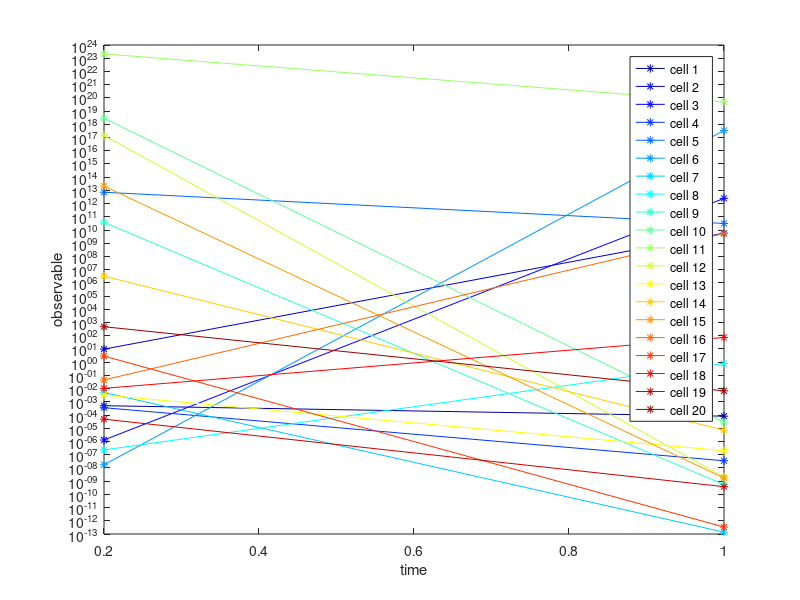

The MATLAB script that drew this image: (Note: this script raises an error after producing the figure.)
clear all;
close all;
clc;

%% OPTIONS
alpha = 0.99; % confidence level

%% Data generation
% # individuals
n = 20; 

% true parameters
x0_true = 1;
mu_d_true = 1;
sigma_d_true = 0.7;
% sigma_noise_true = 0.1; % low signal-to-noise ratio
% sigma_noise_true = 0.3; % high signal-to-noise ratio
sigma_noise_true = 20; % very very high signal-to-noise ratio
d_true = random('logn',mu_d_true,sigma_d_true,[n,1]);
theta_true = [log10(x0_true);mu_d_true;log10(sigma_d_true);log10(sigma_noise_true);log10(d_true)];

% measurements
t = [0.2:0.8:1]';
D = zeros(length(t),n);
for i = 1:n
    D(:,i) = x0_true*exp(-d_true(i)*t);
end
D = D.*random('logn',0,sigma_noise_true,[length(t),n]);

% plot
figure('name','Measurement data');
leg_str = {};
C = colormap(jet(n));
for i = 1:n
    leg_h(i) = plot(t,D(:,i),'*-','color',C(i,:)); hold on;
    leg_str{end+1} = ['cell ' num2str(i,'%d')];
end
legend(leg_h,leg_str);
xlabel('time');
ylabel('observable');
set(gca,'yscale','log');

% %% Estimation - individual
% % Parameters
% parameters.min = -2*ones(4+n,1);
% parameters.max =  2*ones(4+n,1);
% parameters.name = {'log_{10}(x_0)';'\mu_d';'log_{10}(\sigma_d)';'log_{10}(\sigma_{noise})'};
% for i = 1:n
%     parameters.name{end+1} = ['log_{10}(d_{' num2str(i,'%d') '})'];
% end
% parameters.number = length(parameters.min);
% 
% % Options for multi-start optimization
% options.fmincon = optimset('algorithm','interior-point',...
%                            'GradObj','on',...
%                            'MaxIter',3000,...
%                            'MaxFunEvals',3000*5);
% options.n_starts = 20;
% options.plot = 'true';
% options.fh = figure('name','Result of multi-start optimization');
% 
% % Log-likelihood function
% switch options.fmincon.GradObj
%     case 'off'
%         logL = @(theta,options) logL_MEM_wo_grad(theta,t,D,options);
%     case 'on'
%         logL = @(theta,options) logL_MEM_w_grad(theta,t,D,options);
% end
% 
% % Multi-start optimization
% parameters = optimizeMultiStart(parameters,logL,options);
% theta_MAP = parameters.MS.MAP.par;
% x0_MAP = 10.^parameters.MS.MAP.par(1);
% mu_d_MAP = parameters.MS.MAP.par(2);
% sigma_d_MAP = 10.^parameters.MS.MAP.par(3);
% sigma_noise_MAP = 10.^parameters.MS.MAP.par(4);
% d_MAP = 10.^parameters.MS.MAP.par(5:end);
% 
% % % Profile likelihood calculation
% % options_PL.fmincon = options.fmincon;
% % options_PL.fh = figure('name','Result of profile likelihood calculation');
% % options_PL.parameter_index = 1:4; % profile calculation only for population parameters
% % parameters = computeProfiles(parameters,logL,options_PL);
% 
% % Confidence intervals
% parameters = getConfidenceIntervals(parameters,alpha);
% 
% % Model comparison
% parameters.AIC = 2*parameters.number - 2*parameters.MS.MAP.logPost;
% parameters.BIC = parameters.number*log(n*length(t)) - 2*parameters.MS.MAP.logPost;
% 
% %% Visulalization - individual
% figure('name','Fit of individual datasets');
% % Initalization
% lh = [];
% t_sim = linspace(0,max(t),30)';
% % Number of rows and columns of figure
% num_cols = ceil(sqrt(n));
% num_rows = ceil(n/num_cols);
% % Loop over individuals
% for i = 1:n
%     subplot(num_rows,num_cols,i);
%     % Simulation
%     y = x0_MAP*exp(-d_MAP(i)*t_sim);
%     y_min = y*exp(-3*sigma_noise_MAP);
%     y_max = y*exp(+3*sigma_noise_MAP);
%     % Plot
%     lh(3) = fill(t_sim([1:end,end:-1:1]),[y_min;y_max(end:-1:1)],0.7*[1,1,1]); hold on;
%     plot(t_sim,y_min,'-','color',0.4*[1,1,1],'linewidth',1);
%     plot(t_sim,y_max,'-','color',0.4*[1,1,1],'linewidth',1);
%     lh(2) = plot(t_sim,y,'-','color',0*[1,1,1],'linewidth',1.5);
%     lh(1) = plot(t,D(:,i),'r*','linewidth',2);
%     % Legend
%     if i == 1
%         legend(lh,{'data','model','model +/- 3 \sigma'},'Location','NorthEast');
%     end
%     xlabel('time');
%     ylabel('observable');
%     title(['cell ' num2str(i,'%d')]);
%     set(gca,'yscale','log');
% end

%% Estimation - marginalized
% Parameters
parameters_m.min = -2*ones(4,1);
parameters_m.max =  2*ones(4,1);
parameters_m.name = {'log_{10}(x_0)';'\mu_d';'log_{10}(\sigma_d)';'log_{10}(\sigma_{noise})'};
parameters_m.number = length(parameters_m.min);

% Options for multi-start optimization
options_m.fmincon = optimset('algorithm','interior-point',...
                             'GradObj','on',...
                             'MaxIter',3000,...
                             'MaxFunEvals',3000*5);
options_m.n_starts = 20;
options_m.plot = 'true';
options_m.fh = figure('name','Result of multi-start otpimization: marginal');

% Log-likelihood function
switch options_m.fmincon.GradObj
    case 'off'
        logL = @(theta,options) logL_MEM_m_wo_grad(theta,t,D,options);
    case 'on'
        logL = @(theta,options) logL_MEM_m_w_grad(theta,t,D,options);
end

% Multi-start optimization
parameters_m = optimizeMultiStart(parameters_m,logL,options_m);
theta_m_MAP = parameters_m.MS.MAP.par;
x0_m_MAP = 10.^parameters_m.MS.MAP.par(1);
mu_d_m_MAP = parameters_m.MS.MAP.par(2);
sigma_d_m_MAP = 10.^parameters_m.MS.MAP.par(3);
sigma_noise_m_MAP = 10.^parameters_m.MS.MAP.par(4);

% % Profile likelihood calculation
% options_m_PL.fmincon = options_m.fmincon;
% options_m_PL.fh = figure('name','Result of profile likelihood calculation: marginal');
% options_m_PL.parameter_index = 1:2; % profile calculation only for population parameters
% parameters_m = computeProfiles(parameters_m,logL,options_m_PL);

% Confidence intervals
% parameters_m = getConfidenceIntervals(parameters_m,alpha);

% Model comparison
parameters_m.AIC = 2*parameters_m.number - 2*parameters_m.MS.MAP.logPost;
parameters_m.BIC = parameters_m.number*log(n*length(t)) - 2*parameters_m.MS.MAP.logPost;

%% Estimation - marginalized: individual parameters
% Parameters
parameters_m_ind.min = -2;
parameters_m_ind.max =  2;
parameters_m_ind.name = {'log_{10}(d)'};
parameters_m_ind.number = 1;
parameters_m_ind.guess = log10(exp(mu_d_m_MAP));

% Options for multi-start optimization
options_m_ind.fmincon = optimset('algorithm','interior-point',...
                                 'GradObj','on',...
                                 'MaxIter',3000,...
                                 'MaxFunEvals',3000*5);
options_m_ind.n_starts = 1;
options_m_ind.plot = 'false';% 'true';
options_m_ind.mode = 'silent';% 'normal';
% options_m_ind.plot = 'true';
% options_m_ind.mode = 'normal';
options_m_ind.logPost_options.grad_ind = 5;

% Loop: single individuals
log10_d_m_MAP = zeros(n,1);
d_m_MAP = zeros(n,1);
for i = 1:n
    % Log-likelihood function
    switch options_m_ind.fmincon.GradObj
        case 'off'
            logL = @(theta,options) logL_MEM_wo_grad([log10(x0_m_MAP),...
                                                      mu_d_m_MAP,...
                                                      log10(sigma_d_m_MAP),...
                                                      log10(sigma_noise_m_MAP),...
                                                      theta],t,D(:,i),options);
        case 'on'
            logL = @(theta,options) logL_MEM_w_grad([log10(x0_m_MAP),...
                                                     mu_d_m_MAP,...
                                                     log10(sigma_d_m_MAP),...
                                                     log10(sigma_noise_m_MAP),...
                                                     theta],t,D(:,i),options);
    end

    % Multi-start optimization
    [parameters_m_ind,fh_MS] = optimizeMultiStart(parameters_m_ind,logL,options_m_ind);

    % Assignment
    log10_d_m_MAP(i) = parameters_m_ind.MS.MAP.par;
    d_m_MAP(i) = 10.^parameters_m_ind.MS.MAP.par;
end

% Construct full parameter vector
theta_m_MAP = [theta_m_MAP;log10_d_m_MAP];

%% Visulalization - marginal
figure('name','Fit of individual datasets: marginal');
% Initalization
lh = [];
t_sim = linspace(0,max(t),30)';
% Number of rows and columns of figure
num_cols = ceil(sqrt(n));
num_rows = ceil(n/num_cols);
% Loop over individuals
for i = 1:n
    subplot(num_rows,num_cols,i);
    % Simulation
    y = x0_m_MAP*exp(-d_m_MAP(i)*t_sim);
    y_min = y*exp(-3*sigma_noise_m_MAP);
    y_max = y*exp(+3*sigma_noise_m_MAP);
    % Plot
    lh(3) = fill(t_sim([1:end,end:-1:1]),[y_min;y_max(end:-1:1)],0.7*[1,1,1]); hold on;
    plot(t_sim,y_min,'-','color',0.4*[1,1,1],'linewidth',1);
    plot(t_sim,y_max,'-','color',0.4*[1,1,1],'linewidth',1);
    lh(2) = plot(t_sim,y,'-','color',0*[1,1,1],'linewidth',1.5);
    lh(1) = plot(t,D(:,i),'r*','linewidth',2);
    % Legend
    if i == 1
        legend(lh,{'data','model','model +/- 3 \sigma'},'Location','NorthEast');
    end
    xlabel('time');
    ylabel('observable');
    title(['cell ' num2str(i,'%d')]);
    set(gca,'yscale','log');
end

% %% Estimation - mean
% % Parameters
% parameters_mean.min = -2*ones(3,1);
% parameters_mean.max =  2*ones(3,1);
% parameters_mean.name = {'log_{10}(x_0)';'log_{10}(d)';'log_{10}(\sigma_{noise})'};
% parameters_mean.number = 3;
% 
% % Options for multi-start optimization
% options_mean.fmincon = optimset('algorithm','interior-point',...
%                                 'GradObj','on',...
%                                 'MaxIter',3000,...
%                                 'MaxFunEvals',3000*5);
% options_mean.n_starts = 20;
% options_mean.plot = 'true';
% options_mean.fh = figure('name','Result of multi-start optimization: mean');
% 
% % Log-likelihood function
% switch options_mean.fmincon.GradObj
%     case 'off'
%         logL = @(theta,options) logL_wo_grad(theta,t,D,options);
%     case 'on'
%         logL = @(theta,options) logL_w_grad(theta,t,D,options);
% end
% 
% % Multi-start optimization
% parameters_mean = optimizeMultiStart(parameters_mean,logL,options_mean);
% theta_mean_MAP = parameters_mean.MS.MAP.par;
% x0_mean_MAP = 10.^parameters_mean.MS.MAP.par(1);
% d_mean_MAP = 10.^parameters_mean.MS.MAP.par(2);
% sigma_noise_mean_MAP = 10.^parameters_mean.MS.MAP.par(3);
% 
% % % Profile likelihood calculation
% % options_mean_PL.fmincon = options_mean.fmincon;
% % options_mean_PL.fh = figure('name','Result of profile likelihood calculation: mean');
% % options_mean_PL.parameter_index = 1:3; % profile calculation only for population parameters
% % parameters_mean = computeProfiles(parameters_mean,logL,options_mean_PL);
% 
% % Confidence intervals
% %parameters_mean = getConfidenceIntervals(parameters_mean,alpha);
% 
% % Model comparison
% parameters_mean.AIC = 2*parameters_mean.number - 2*parameters_mean.MS.MAP.logPost;
% parameters_mean.BIC = parameters_mean.number*log(n*length(t)) - 2*parameters_mean.MS.MAP.logPost;
% 
% %% Visulalization - mean
% figure('name','Fit of individual datasets: mean');
% % Initalization
% lh = [];
% t_sim = linspace(0,max(t),30)';
% % Number of rows and columns of figure
% num_cols = ceil(sqrt(n));
% num_rows = ceil(n/num_cols);
% % Loop over individuals
% for i = 1:n
%     subplot(num_rows,num_cols,i);
%     % Simulation
%     y = x0_MAP*exp(-d_mean_MAP*t_sim);
%     y_min = y*exp(-3*sigma_noise_mean_MAP);
%     y_max = y*exp(+3*sigma_noise_mean_MAP);
%     % Plot
%     lh(3) = fill(t_sim([1:end,end:-1:1]),[y_min;y_max(end:-1:1)],0.7*[1,1,1]); hold on;
%     plot(t_sim,y_min,'-','color',0.4*[1,1,1],'linewidth',1);
%     plot(t_sim,y_max,'-','color',0.4*[1,1,1],'linewidth',1);
%     lh(2) = plot(t_sim,y,'-','color',0*[1,1,1],'linewidth',1.5);
%     lh(1) = plot(t,D(:,i),'r*','linewidth',2);
%     % Legend
%     if i == 1
%         legend(lh,{'data','model','model +/- 3 \sigma'},'Location','NorthEast');
%     end
%     xlabel('time');
%     ylabel('observable');
%     title(['cell ' num2str(i,'%d')]);
%     set(gca,'yscale','log');
% end
% 
% %% 
% [theta_true,theta_MAP,theta_m_MAP]
% 
% [parameters.MS.MAP.logPost,parameters_m.MS.MAP.logPost,parameters_mean.MS.MAP.logPost;
%  parameters.AIC,parameters_m.AIC,parameters_mean.AIC;
%  parameters.BIC,parameters_m.BIC,parameters_mean.BIC]
% 
% save all
